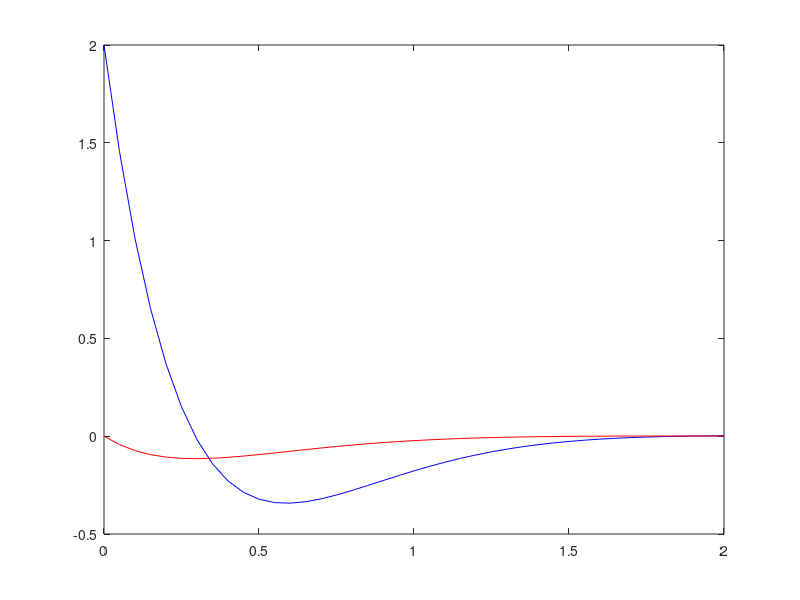

Write the MATLAB code that produced this figure. (Note: this script raises an error after producing the figure.)
figure;
t = [0:0.05:2];
x1=(2*exp(-3*t) .* cos(2*t) - 3*exp(-3*t) .* sin(2*t));
x2=-1/2*exp(-3*t) .* sin(2*t);

% ... (previous code)
plot(t, x1, 'b');
hold on;
plot(t, x2, 'r');
yline(0, 'k-', 'LineWidth', 1);
hold off;

title('Časové průběhy řešení soustavy dif. rovnic');
xlabel('time [s]');
ylabel('x(t) [-]');
legend('x_1(t)', 'x_2(t)');